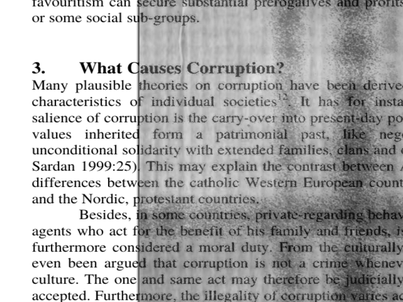
#> input picture paper/Article_Hero_Picture_Shadow.png, 403 x 302 px, shrunk from 960 x 720 before the run, given as the content of the folder NAFNet, which was not available
$ jupyter execute --allow-errors Train_NAFNet_Augraphy-BW.ipynb   (shell and % lines are left out)   (text cells are left out)
#> lines starting #> are read from the running program, lines starting #| are printed output that depends on the picture; after the words box and inside, x2 and y2 are one past the last pixel; in counts of white or black regions, pixels touching at a corner belong together; pictures that were not available may be replaced by others from this repository, and a replacement may not be noted
[cell 1]
# NAFNet train by shabby images

# The original implementation of NAFNet: https://github.com/megvii-research/NAFNet

#> (a cell that did not finish here is left out)

[cell 3]
%cd NAFNet

[cell 4]
%cd ..

[cell 5]
path_train_clean = "/content/DenoisingShabbyPagesData/train/train/train_cleaned"
path_train_shabby = "/content/DenoisingShabbyPagesData/train/train/train_shabby"

path_validate_clean = "/content/DenoisingShabbyPagesData/validate/validate/validate_cleaned"
path_validate_shabby = "/content/DenoisingShabbyPagesData/validate/validate/validate_shabby"

path_test_clean = "/content/DenoisingShabbyPagesData/test/test/test_cleaned"
path_test_shabby = "/content/DenoisingShabbyPagesData/test/test/test_shabby"

[cell 6]
# train


# validate


# test

[cell 7]
# [30 lines of commented-out code are left out]

[cell 8]
from pathlib import Path
import cv2
import os
from multiprocessing import Pool
import numpy as np
import os
import matplotlib
import matplotlib.pyplot as plt
from skimage.filters import (threshold_otsu, threshold_niblack, threshold_sauvola)
from skimage import io
from skimage.color import rgb2gray
from google.colab.patches import cv2_imshow

WS_NIBLACK = 25
WS_SAUVOLA = 25

def niblack(img, window_size=WS_NIBLACK, k=0.8):
#> called with window_size = 25, k = 0.8
  th = threshold_niblack(img, window_size, k)
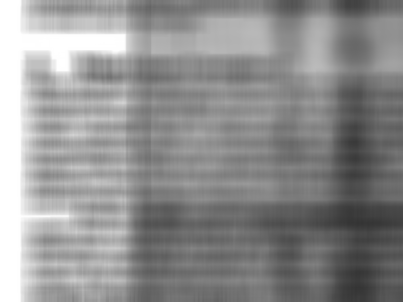
#> th: shape (302, 403) float64; min 0.204, max 1, mean 0.564
  bin_img = img > th
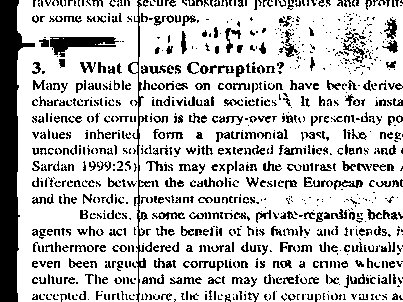
#> bin_img: shape (302, 403) bool; 78.1% white; 1138 black regions (751 under 20 px), largest, box (x1, y1, x2, y2) and area: (0, 0, 35, 302) 5421, (128, 0, 154, 302) 803, (50, 37, 119, 57) 721
  return bin_img

def sauvola(img, window_size=WS_SAUVOLA):
#> called with window_size = 25
  th = threshold_sauvola(img, window_size)
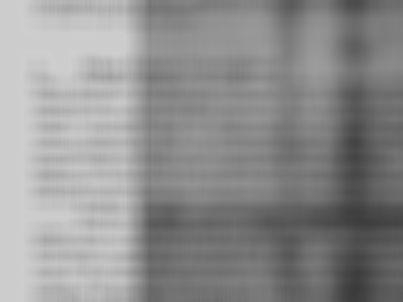
#> th: shape (302, 403) float64; min 0.231, max 0.81, mean 0.564
  bin_img = img > th
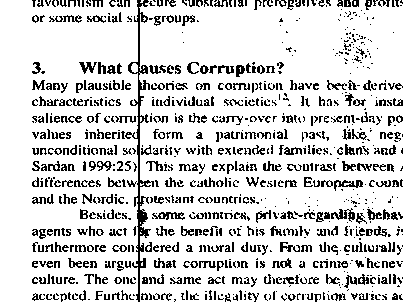
#> bin_img: shape (302, 403) bool; 83.2% white; black in thin lines or dots
#> in ensemble_average_binarize, `b = sauvola(img) * 1.0`: b: shape (302, 403) float64; values 0 (black) and 1 (white), 83.2% white; black in thin lines or dots
  return bin_img

def otsu(img):
  bin_img = img > threshold_otsu(img)
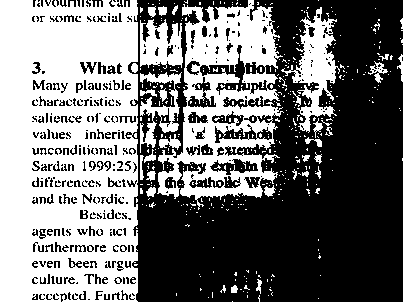
#> bin_img: shape (302, 403) bool; 46.6% white; 458 white regions (424 under 20 px), largest, box (x1, y1, x2, y2) and area: (0, 0, 138, 302) 35960, (157, 0, 284, 210) 12369, (281, 7, 340, 133) 2720
  return bin_img

def ensemble_average_binarize(img):
  a = niblack(img) * 1.0
  b = sauvola(img) * 1.0
  c = otsu(img) * 1.0
  m = (a + b + c) / 3
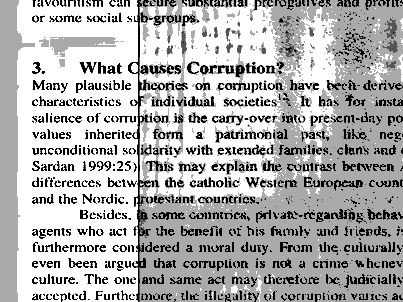
#> m: shape (302, 403) float64; min 0, max 1, mean 0.693
  return m > 0.5
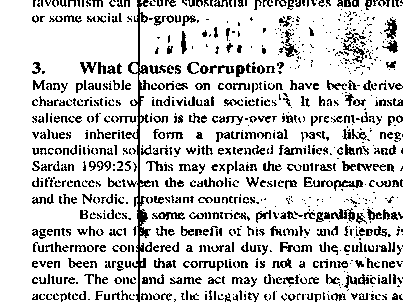
#> returned value: shape (302, 403) bool; 82.2% white; black in thin lines or dots

def binarize_groundtruths(filename: Path):
  # read the images in as f32 arrays, for increased precision
  img = rgb2gray(io.imread(filename.as_posix()))
  binarized = ensemble_average_binarize(img).astype(np.float32)
#> binarized: shape (302, 403) float32; values 0 (black) and 1 (white), 82.2% white; black in thin lines or dots
  io.imsave(filename.as_posix(), binarized)

[cell 9]
train_clean_path = Path('/content/NAFNet/datasets/shabby/train/clean/')
test_clean_path = Path('/content/NAFNet/datasets/shabby/test/clean/')
val_clean_path = Path('/content/NAFNet/datasets/shabby/validate/clean')

train_clean_list = [f for f in train_clean_path.iterdir()]
test_clean_list = [f for f in test_clean_path.iterdir()]
val_clean_list = [f for f in val_clean_path.iterdir()]

pool = Pool(os.cpu_count())
pool.map(binarize_groundtruths, train_clean_list)
#> (the rest of this cell did not finish here and is left out)

[cell 10]
# Display some of the training images

from glob import glob
from matplotlib import pyplot as plt
import cv2

train_noisy_path = "/content/NAFNet/datasets/shabby/train/noisy"
train_clean_path = "/content/NAFNet/datasets/shabby/train/clean"

noisy_sample = glob(train_noisy_path+'/*.png')
#> noisy_sample = 1 item
clean_sample = glob(train_clean_path+'/*.png')

#> (the rest of this cell did not finish here and is left out)
